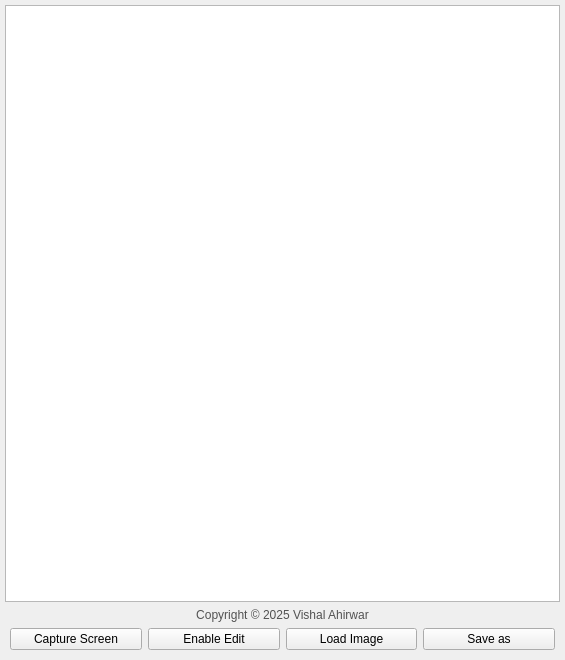
<?xml version="1.0" encoding="UTF-8"?>
<ui version="4.0">
 <class>MainWindow</class>
 <widget class="QMainWindow" name="MainWindow">
  <property name="geometry">
   <rect>
    <x>0</x>
    <y>0</y>
    <width>565</width>
    <height>660</height>
   </rect>
  </property>
  <property name="windowTitle">
   <string>OCR</string>
  </property>
  <widget class="QWidget" name="centralwidget">
   <layout class="QVBoxLayout" name="verticalLayout_2">
    <property name="leftMargin">
     <number>5</number>
    </property>
    <property name="topMargin">
     <number>5</number>
    </property>
    <property name="rightMargin">
     <number>5</number>
    </property>
    <property name="bottomMargin">
     <number>5</number>
    </property>
    <item>
     <layout class="QVBoxLayout" name="verticalLayout">
      <item>
       <widget class="QPlainTextEdit" name="plainTextEdit">
        <property name="font">
         <font>
          <pointsize>14</pointsize>
         </font>
        </property>
        <property name="cursor" stdset="0">
         <cursorShape>ArrowCursor</cursorShape>
        </property>
        <property name="styleSheet">
         <string notr="true"/>
        </property>
        <property name="readOnly">
         <bool>true</bool>
        </property>
        <property name="placeholderText">
         <string/>
        </property>
       </widget>
      </item>
      <item>
       <widget class="QLabel" name="label">
        <property name="styleSheet">
         <string notr="true">color: rgb(82, 82, 82);</string>
        </property>
        <property name="text">
         <string>Copyright © 2025 Vishal Ahirwar</string>
        </property>
        <property name="alignment">
         <set>Qt::AlignmentFlag::AlignCenter</set>
        </property>
       </widget>
      </item>
      <item>
       <layout class="QHBoxLayout" name="horizontalLayout">
        <item>
         <spacer name="horizontalSpacer">
          <property name="orientation">
           <enum>Qt::Orientation::Horizontal</enum>
          </property>
          <property name="sizeType">
           <enum>QSizePolicy::Policy::Preferred</enum>
          </property>
          <property name="sizeHint" stdset="0">
           <size>
            <width>5</width>
            <height>5</height>
           </size>
          </property>
         </spacer>
        </item>
        <item>
         <widget class="QPushButton" name="btnCaptureScreen">
          <property name="text">
           <string>Capture Screen</string>
          </property>
         </widget>
        </item>
        <item>
         <widget class="QPushButton" name="btnEnableEdit">
          <property name="text">
           <string>Enable Edit</string>
          </property>
         </widget>
        </item>
        <item>
         <widget class="QPushButton" name="btnLoadImage">
          <property name="text">
           <string>Load Image</string>
          </property>
         </widget>
        </item>
        <item>
         <widget class="QPushButton" name="btnSaveAs">
          <property name="text">
           <string>Save as</string>
          </property>
         </widget>
        </item>
        <item>
         <spacer name="horizontalSpacer_2">
          <property name="orientation">
           <enum>Qt::Orientation::Horizontal</enum>
          </property>
          <property name="sizeType">
           <enum>QSizePolicy::Policy::Preferred</enum>
          </property>
          <property name="sizeHint" stdset="0">
           <size>
            <width>5</width>
            <height>5</height>
           </size>
          </property>
         </spacer>
        </item>
       </layout>
      </item>
      <item>
       <spacer name="verticalSpacer">
        <property name="orientation">
         <enum>Qt::Orientation::Vertical</enum>
        </property>
        <property name="sizeType">
         <enum>QSizePolicy::Policy::Preferred</enum>
        </property>
        <property name="sizeHint" stdset="0">
         <size>
          <width>20</width>
          <height>5</height>
         </size>
        </property>
       </spacer>
      </item>
     </layout>
    </item>
   </layout>
  </widget>
 </widget>
 <resources/>
 <connections/>
</ui>
